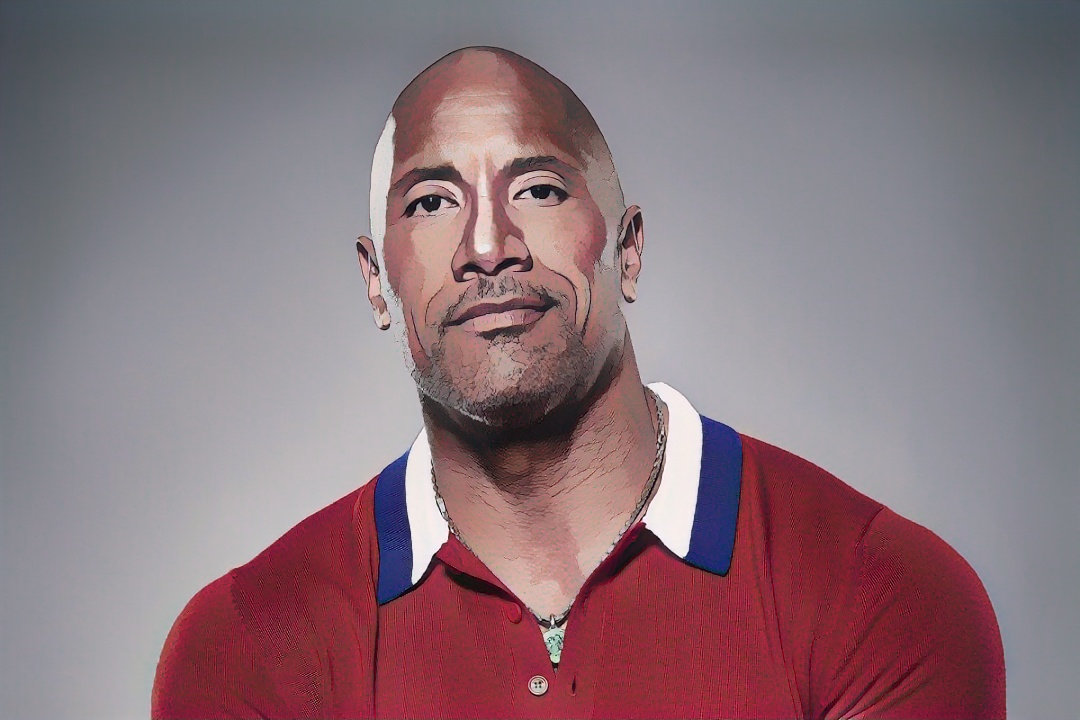
#> input picture generated images/16ad3d94-be99-483d-adeb-e23957ab8713.jpg, 1080 x 720 px, given in place of the camera
$ python 'realtime images.py'
#> lines starting #> are read from the running program, lines starting #| are printed output that depends on the picture; after the words box and inside, x2 and y2 are one past the last pixel; in counts of white or black regions, pixels touching at a corner belong together
import cv2

camera = cv2.VideoCapture(0)

cv2.namedWindow("image magic")

img_counter = 0

while True:
    return_value, frame = camera.read()
#> frame is the input picture: shape (720, 1080, 3); mean B, G, R 123.8, 116.3, 138.6

    #01. Cartoon Image
    gray_image = cv2.cvtColor(frame, cv2.COLOR_BGR2GRAY)
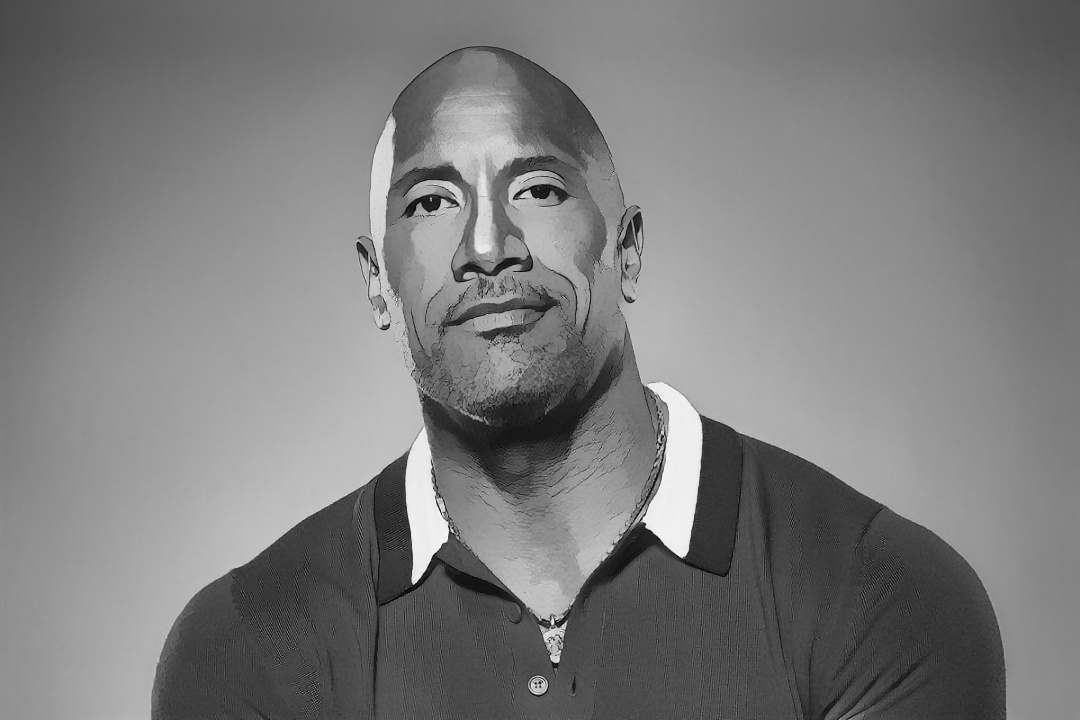
#> gray_image: shape (720, 1080); min 1, max 253, mean 123.8

    gray_blurred = cv2.medianBlur(gray_image, 5)

    edges = cv2.adaptiveThreshold(gray_blurred, 255, cv2.ADAPTIVE_THRESH_MEAN_C, cv2.THRESH_BINARY, 11, 9)
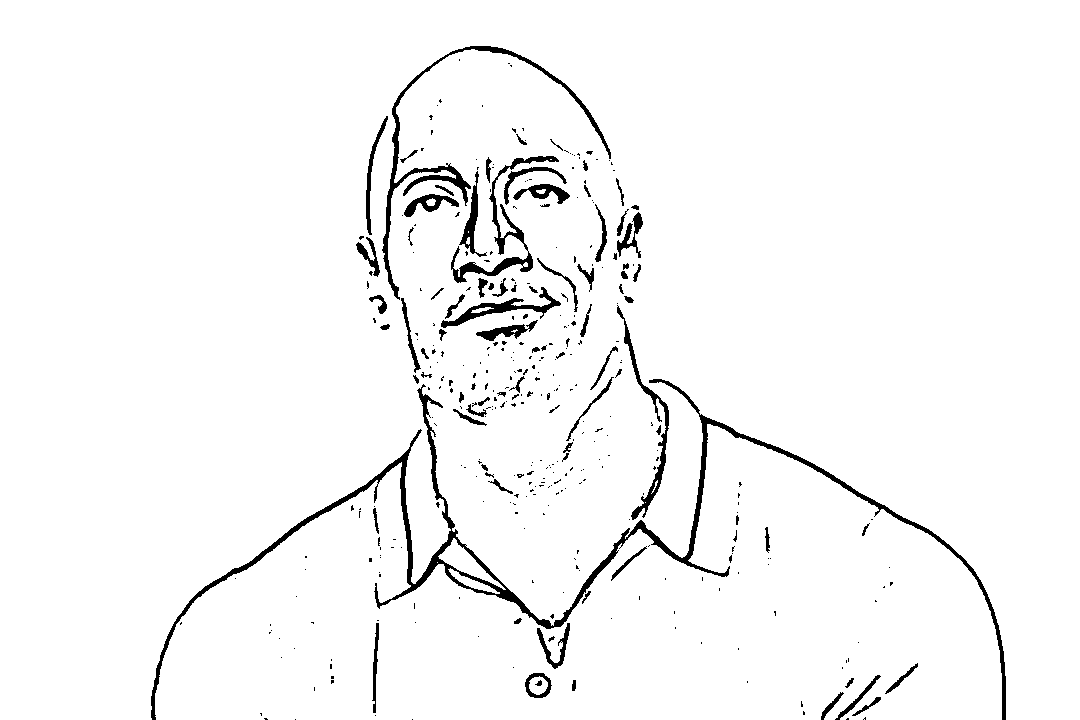
#> edges: shape (720, 1080); 96.6% white; 377 black regions (291 under 20 px), largest, box (x1, y1, x2, y2) and area: (151, 379, 1006, 720) 9109, (382, 46, 611, 300) 2718, (451, 156, 559, 283) 1652

    color_image = cv2.bilateralFilter(frame, 11, 300, 300)

    cartoon_image = cv2.bitwise_and(color_image, color_image, mask=edges)

    cv2.imshow("Cartoon Image", cartoon_image)
    #
    #02. Stylization Image
    stylization_image = cv2.stylization(frame, sigma_s=150, sigma_r=0.25)
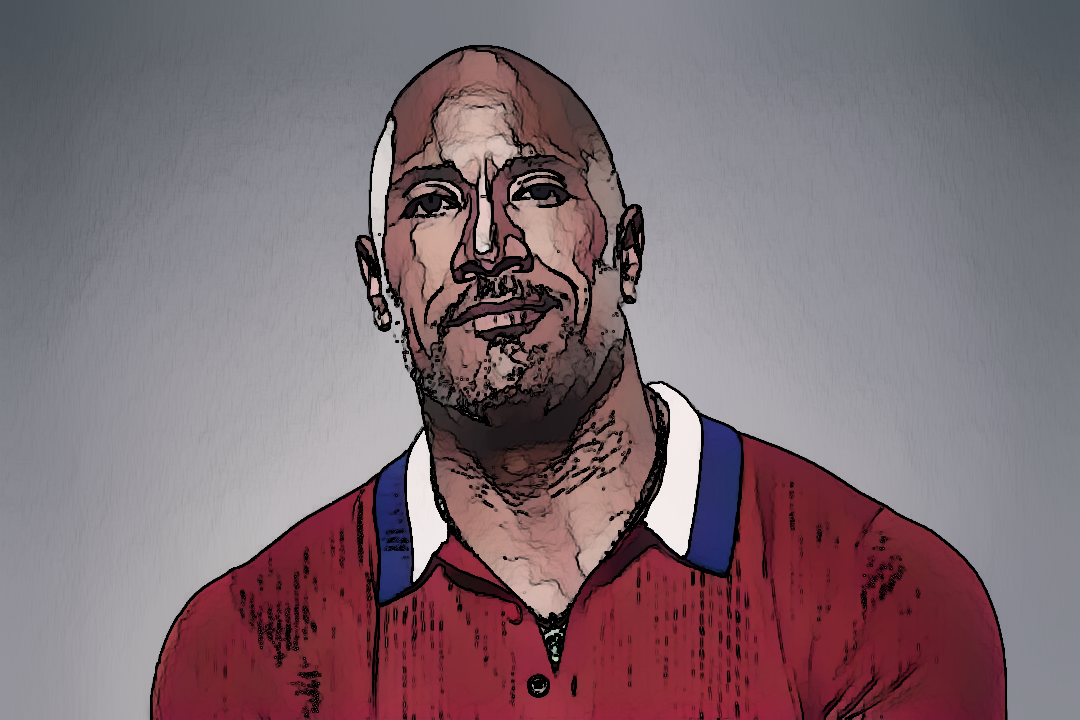
#> stylization_image: shape (720, 1080, 3); mean B, G, R 114.9, 108, 126.8
    cv2.imshow("Stylization Image", stylization_image)
    #
    #03. Gray Pencil Sketch & Color Pencil Sketch
    sketch_image_gray, sketch_image_color  = cv2.pencilSketch(frame, sigma_s=150, sigma_r=0.05, shade_factor=0.07)
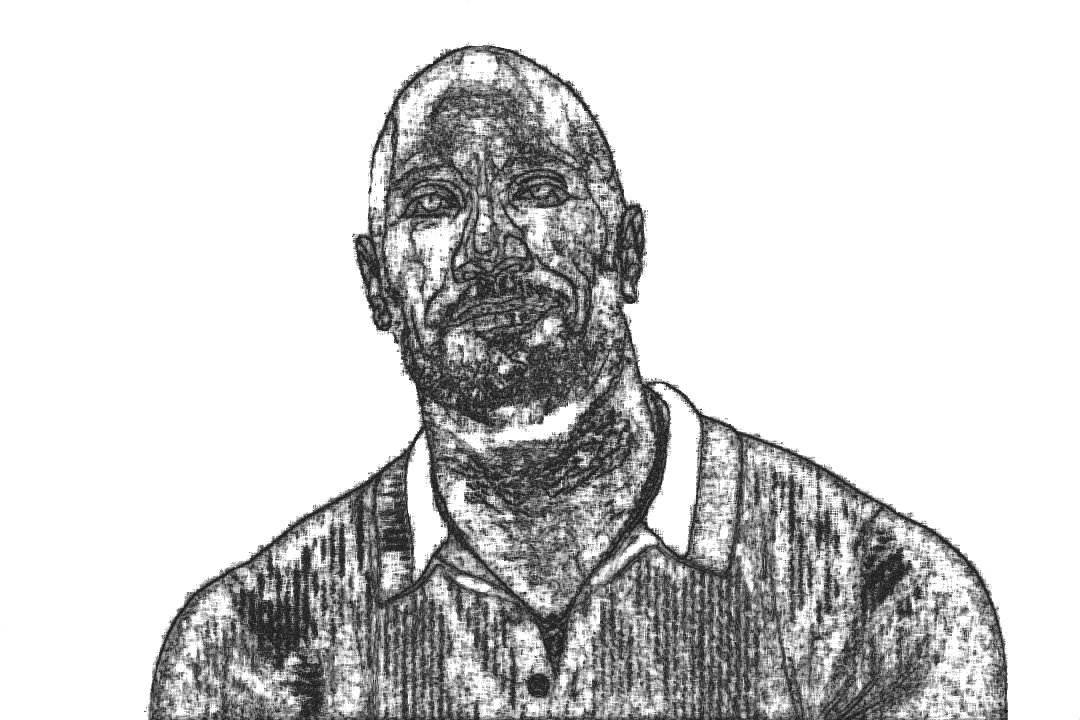
#> sketch_image_gray: shape (720, 1080); min 36, max 255, mean 208.7
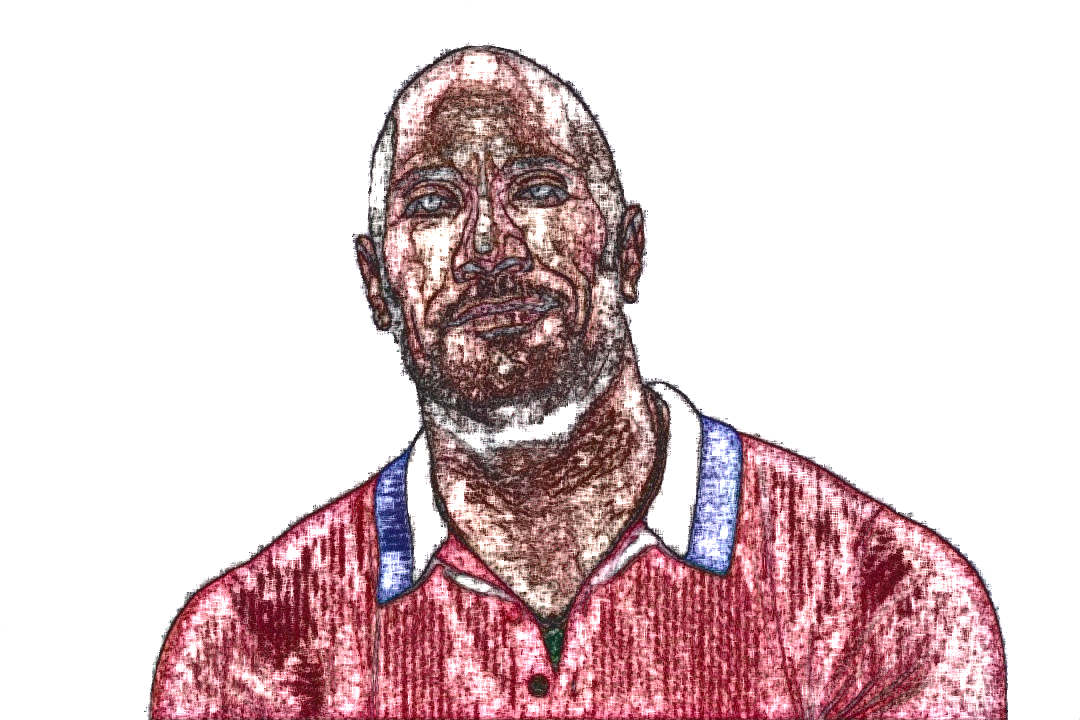
#> sketch_image_color: shape (720, 1080, 3); mean B, G, R 204.7, 201.9, 222.6
    cv2.imshow("Sketch Grey Image", sketch_image_gray)
    cv2.imshow("Sketch Color Image", sketch_image_color)
    #

    k = cv2.waitKey(1)
#> (key Esc is pressed here)
    if k%256 == 27:
        # ESC pressed
        print("Escape pressed, closed")
        break
    elif k%256 == 32:
        # SPACE pressed
        image_name = "image_{}.jpg".format(img_counter)
        cv2.imwrite(image_name, frame)
        print("{} written!".format(image_name))
        img_counter += 1
        image_name = "image_{}.jpg".format(img_counter)
        cv2.imwrite(image_name, cartoon_image)
        print("{} written!".format(image_name))
        img_counter += 1
        image_name = "image_{}.jpg".format(img_counter)
        cv2.imwrite(image_name, stylization_image)
        print("{} written!".format(image_name))
        img_counter += 1
        image_name = "image_{}.jpg".format(img_counter)
        cv2.imwrite(image_name, sketch_image_gray)
        print("{} written!".format(image_name))
        img_counter += 1
        image_name = "image_{}.jpg".format(img_counter)
        cv2.imwrite(image_name, sketch_image_color)
        print("{} written!".format(image_name))
        img_counter += 1

camera.release()

cv2.destroyAllWindows()

$ run again, on generated images/170c9512-66b7-4a53-b78b-2263eb8af43e.jpg
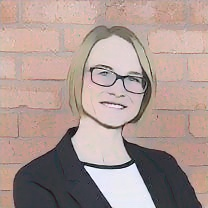
#> input picture generated images/170c9512-66b7-4a53-b78b-2263eb8af43e.jpg, 208 x 208 px, given in place of the camera
#> frame is the input picture: shape (208, 208, 3); mean B, G, R 146.7, 152, 172.4
#> `edges = cv2.adaptiveThreshold(gray_blurred, 255, cv2.ADAPTIVE_THRESH_M..`:
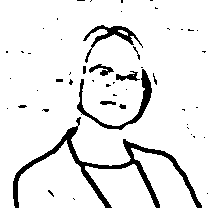
#> edges: shape (208, 208); 91.3% white; 51 black regions (39 under 20 px), largest, box (x1, y1, x2, y2) and area: (13, 117, 202, 208) 2033, (77, 69, 152, 130) 672, (83, 25, 143, 63) 471
#> `sketch_image_gray, sketch_image_color  = cv2.pencilSketch(frame, sigma..`:
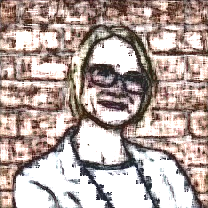
#> sketch_image_color: shape (208, 208, 3); mean B, G, R 159.7, 165.3, 181.8

$ run again, on generated images/4b3bd179-c958-4683-a46a-993ead6a72e7.jpg
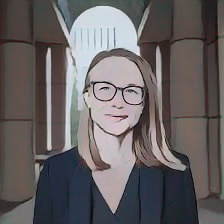
#> input picture generated images/4b3bd179-c958-4683-a46a-993ead6a72e7.jpg, 224 x 224 px, given in place of the camera
#> frame is the input picture: shape (224, 224, 3); mean B, G, R 98.2, 97.1, 101.9
#> `edges = cv2.adaptiveThreshold(gray_blurred, 255, cv2.ADAPTIVE_THRESH_M..`:
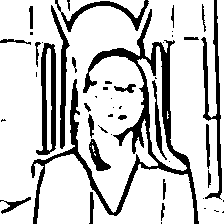
#> edges: shape (224, 224); 80% white; 49 black regions (24 under 20 px), largest, box (x1, y1, x2, y2) and area: (31, 9, 199, 224) 4664, (36, 43, 56, 155) 1092, (201, 0, 222, 200) 1085
#> `sketch_image_gray, sketch_image_color  = cv2.pencilSketch(frame, sigma..`:
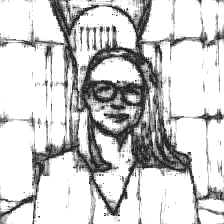
#> sketch_image_gray: shape (224, 224); min 36, max 255, mean 204.4

$ run again, on generated images/6a3a8de1-58d6-453e-9a98-5fa0b8dee848.jpg
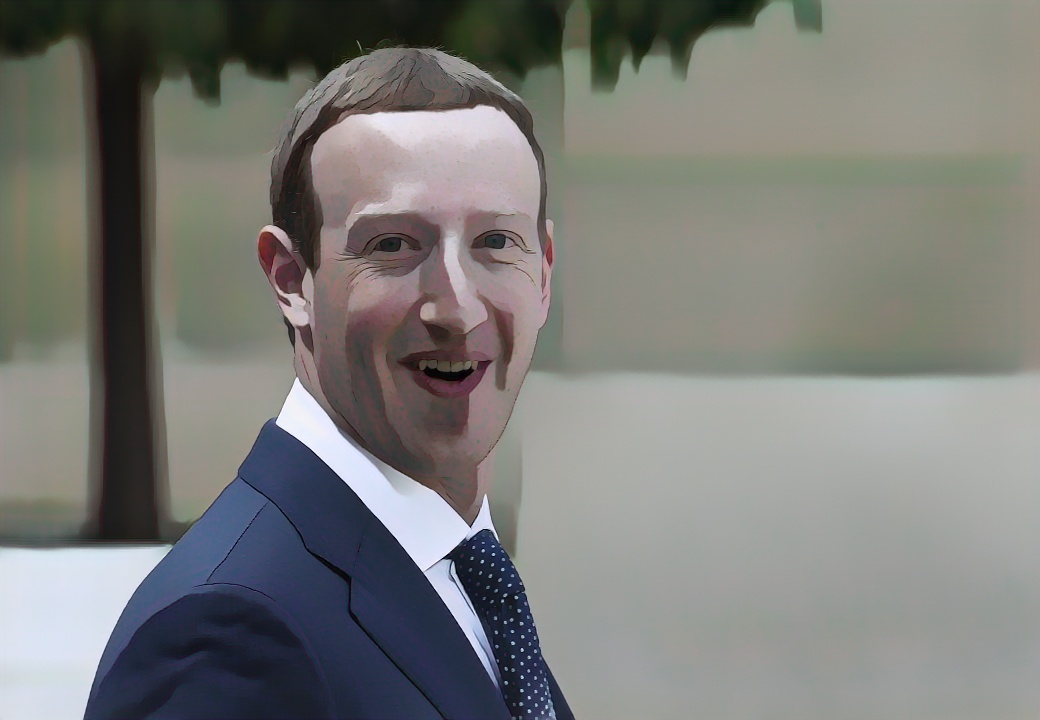
#> input picture generated images/6a3a8de1-58d6-453e-9a98-5fa0b8dee848.jpg, 1040 x 720 px, given in place of the camera
#> frame is the input picture: shape (720, 1040, 3); mean B, G, R 120.5, 123.6, 123.3
#> `edges = cv2.adaptiveThreshold(gray_blurred, 255, cv2.ADAPTIVE_THRESH_M..`:
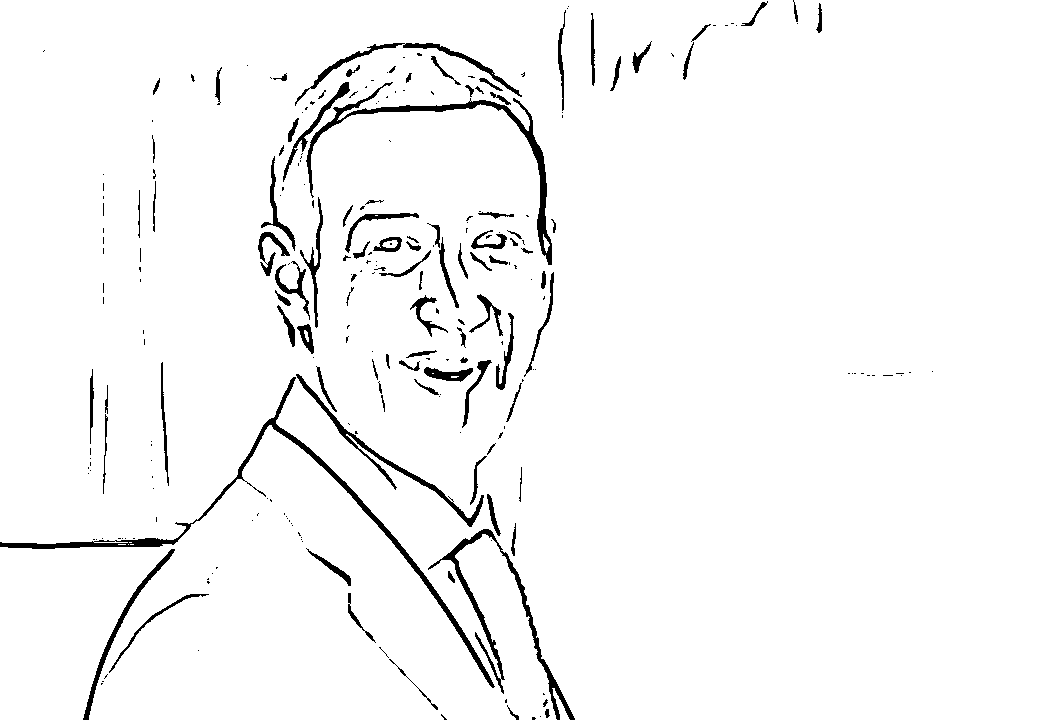
#> edges: shape (720, 1040); 96.7% white; 256 black regions (157 under 20 px), largest, box (x1, y1, x2, y2) and area: (0, 377, 495, 688) 3576, (306, 82, 552, 265) 2722, (428, 529, 575, 720) 2198
#> `sketch_image_gray, sketch_image_color  = cv2.pencilSketch(frame, sigma..`:
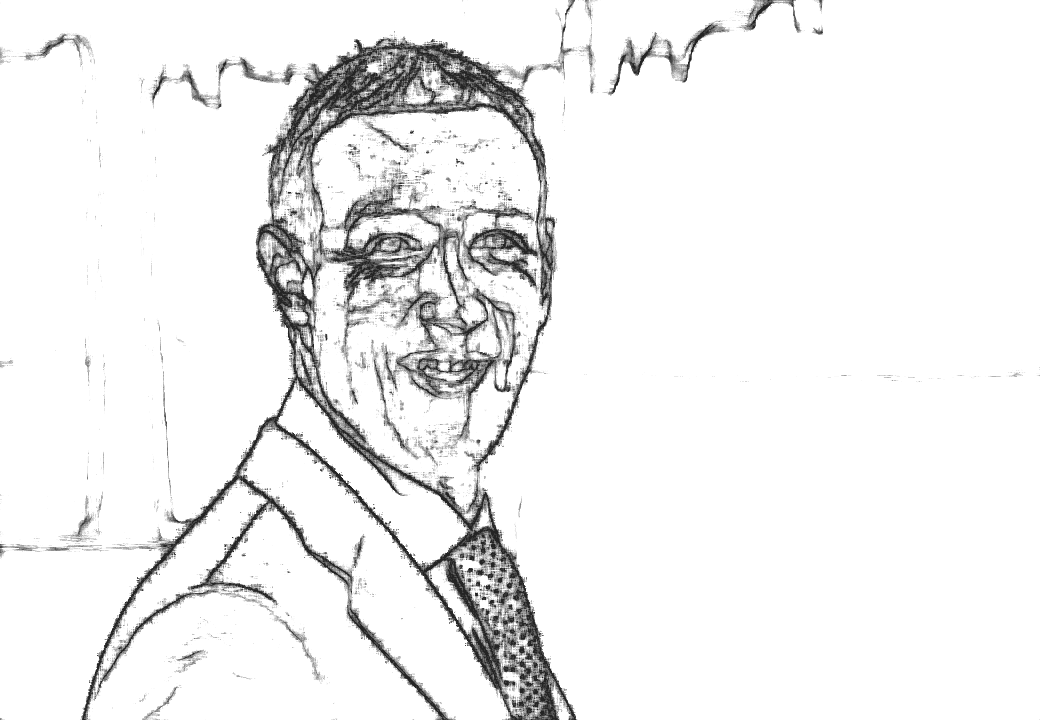
#> sketch_image_gray: shape (720, 1040); min 36, max 255, mean 239.6
